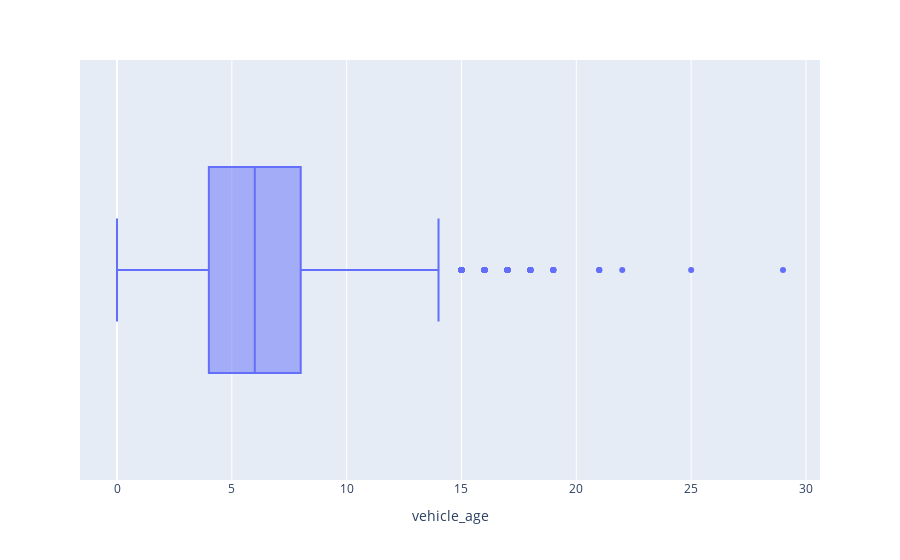

Notebook code for this chart:
### Markdown cell above
<h1><b>Univariate Analysis</b></h1>

### Code cell
psx.box(eda_df,x="vehicle_age")

### Figure 1 — Plotly figure (JSON) as saved in the notebook; plotly's stock layout.template omitted (floating-point values rounded to 4 significant figures; data arrays with more than 128 entries replaced by an {"elided": "..."} marker saying what was removed)
{"data": [{"alignmentgroup": "True", "hovertemplate": "vehicle_age=%{x}<extra></extra>", "legendgroup": "", "marker": {"color": "#636efa"}, "name": "", "notched": false, "offsetgroup": "", "orientation": "h", "showlegend": false, "type": "box", "x": {"elided": "15410 int values"}, "x0": " ", "xaxis": "x", "y0": " ", "yaxis": "y"}], "layout": {"autosize": true, "boxmode": "group", "legend": {"tracegroupgap": 0}, "margin": {"t": 60}, "xaxis": {"anchor": "y", "autorange": true, "domain": [0, 1], "range": [-1.611, 30.61], "title": {"text": "vehicle_age"}, "type": "linear"}, "yaxis": {"anchor": "x", "autorange": true, "domain": [0, 1], "range": [-0.5, 0.5], "type": "category"}}}
